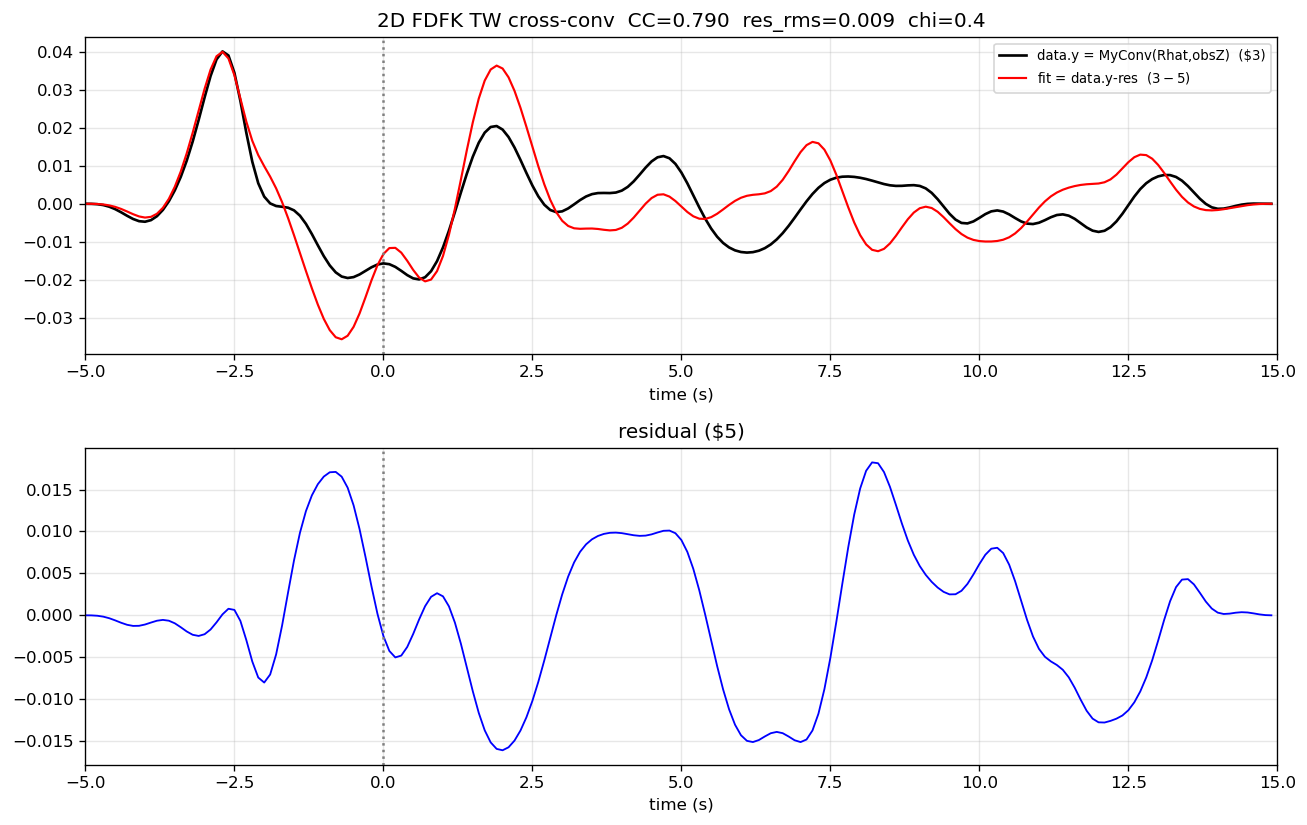

Recreate this plot in Python.
#!/usr/bin/env python3
"""
tw_2d_crossconv.py -- from FDFK2D 2D seismograms (seisx/seisz.su), extract a
station, post-process to the jinv TW window, and plot the cross-convolution
residual against observed, using the EXACT jinv MyConv/normalization chain.

Steps:
  1. Read 2D seisx.su/seisz.su (many receivers).
  2. Pick the receiver matching the station's x-position along the array.
  3. Auto-detect the S arrival (~30 s), decimate to 0.1 s, window -5..+15 s,
     apply polarity flips -> synthetic Z/R on the jinv grid.
  4. Window+taper obs at its S-arrival, normalize (amax).
  5. jinv chain: Zhat/Rhat (joint L2), data.y=MyConv(Rhat,obsZ),
     data.yp=MyConv(Zhat,obsR), residual=y-yp.
  6. Plot black=data.y, red=fit(=y-res), + residual.

USAGE:
  python3 tw_2d_crossconv.py \
      --seis_dir /home/yaoj/C++/FDFK2D/input_2d/seismograms \
      --obs_prefix /home/yaoj/C++/grid.jinv2024/grid-1/20150323045138_WB12 \
      --station_x_km 60 --model_x0_km -171 --model_x1_km 171 \
      --obs_arr 1070.35 --flip_z --flip_r
"""
import numpy as np, argparse
import matplotlib; matplotlib.use('Agg'); import matplotlib.pyplot as plt
from scipy.signal import butter, filtfilt

# jinv globals
MAXTW=20.0; TWPRE=5.0; DT=0.1
NN=int(round(MAXTW/DT)); TWPRE0=int(round(TWPRE/DT))+1; NTAP=int(round(0.5*TWPRE0))+1
def build_twtap():
    tap=np.ones(NN); r=0.5*(1-np.cos(np.linspace(0,np.pi,NTAP)))
    tap[:NTAP]=r; tap[NN-NTAP:]=r[::-1]; return tap
TWTAP=build_twtap()

def read_su(f):
    raw=open(f,'rb').read(); h=np.frombuffer(raw[:240],dtype='<i2'); ns=int(h[57])
    tb=240+ns*4; ntr=len(raw)//tb; d=np.zeros((ns,ntr),dtype=np.float32)
    for i in range(ntr):
        o=i*tb+240; d[:,i]=np.frombuffer(raw[o:o+ns*4],dtype='<f4')
    return d, ns, ntr

def read_sac(f):
    raw=open(f,'rb').read(); F=np.frombuffer(raw[:280],dtype='<f4'); I=np.frombuffer(raw[280:440],dtype='<i4')
    return float(F[0]),float(F[5]),int(I[9]),np.frombuffer(raw[632:632+int(I[9])*4],dtype='<f4').astype(float)

def decimate(tr, dt_in, dt_out=DT):
    fac=int(round(dt_out/dt_in)); b,a=butter(6,(0.5/dt_out)/(0.5/dt_in),btype='low')
    return filtfilt(b,a,tr)[::fac]

def detect_peak(zr, dt, search_after=2.0):
    e=np.abs(zr).copy(); e[:int(search_after/dt)]=0; return int(np.argmax(e))

def MyConv(a,b):
    c=np.convolve(a,b); return TWTAP*c[TWPRE0-1:NN+TWPRE0-1]

def window_taper_sac(fname, arr):
    dt,b,n,tmp=read_sac(fname); n0=int(round((arr-TWPRE-b)/dt))
    idx=np.clip(np.arange(n0,n0+NN),0,n-1); return TWTAP*tmp[idx]

def main():
    ap=argparse.ArgumentParser()
    ap.add_argument('--seis_dir',required=True,help='dir with seisx.su/seisz.su')
    ap.add_argument('--obs_prefix',required=True)
    ap.add_argument('--station_x_km',type=float,required=True,help='station x along array (km)')
    ap.add_argument('--model_x0_km',type=float,required=True,help='model left edge x (km)')
    ap.add_argument('--model_x1_km',type=float,required=True,help='model right edge x (km)')
    ap.add_argument('--obs_arr',type=float,default=1070.35)
    ap.add_argument('--flip_z',action='store_true')
    ap.add_argument('--flip_r',action='store_true')
    ap.add_argument('--sigma',type=float,default=0.02)
    ap.add_argument('--out',default='tw_2d_crossconv.png')
    a=ap.parse_args()

    X=read_su(f"{a.seis_dir}/seisx.su"); Z=read_su(f"{a.seis_dir}/seisz.su")
    (Xd,nsx,ntr)=X; (Zd,_,_)=Z
    dt_su=0.01
    # receiver index for the station x-position
    frac=(a.station_x_km-a.model_x0_km)/(a.model_x1_km-a.model_x0_km)
    ri=int(round(frac*(ntr-1))); ri=max(0,min(ri,ntr-1))
    print(f"station x={a.station_x_km} km -> receiver index {ri}/{ntr}")

    x=Xd[:,ri].astype(float); z=Zd[:,ri].astype(float)
    # decimate, detect S peak, window -5..+15
    xr=decimate(x,dt_su); zr=decimate(z,dt_su)
    i_arr=detect_peak(zr,DT); print(f"S arrival at t={i_arr*DT:.1f}s in trace")
    pre=int(round(TWPRE/DT)); start=i_arr-pre
    def cut(v):
        out=np.zeros(NN); s=max(start,0); e=min(start+NN,len(v)); out[s-start:s-start+(e-s)]=v[s:e]; return out
    sgnz=-1 if a.flip_z else 1; sgnr=-1 if a.flip_r else 1
    synZ=TWTAP*(sgnz*cut(zr)); synR=TWTAP*(sgnr*cut(xr))

    # obs
    obsZ=window_taper_sac(f"{a.obs_prefix}.z",a.obs_arr)
    obsR=window_taper_sac(f"{a.obs_prefix}.r",a.obs_arr)
    amax=np.max(np.abs(np.stack([obsZ,obsR]))); obsZ/=amax; obsR/=amax

    # jinv chain
    sd=np.sqrt(np.sum(synZ**2)+np.sum(synR**2)); Zhat=synZ/sd; Rhat=synR/sd
    data_y=MyConv(Rhat,obsZ); data_yp=MyConv(Zhat,obsR); res=data_y-data_yp
    fit=data_y-res
    tt=-TWPRE+np.arange(NN)*DT
    cc=np.corrcoef(data_y,fit)[0,1]; rms=np.sqrt(np.mean(res**2)); chi=rms/a.sigma

    fig,ax=plt.subplots(2,1,figsize=(11,7))
    ax[0].plot(tt,data_y,'k',lw=1.6,label='data.y = MyConv(Rhat,obsZ)  ($3)')
    ax[0].plot(tt,fit,'r',lw=1.3,label='fit = data.y-res  ($3-$5)')
    ax[0].axvline(0,color='gray',ls=':'); ax[0].set_xlim(-5,15)
    ax[0].set_title(f"2D FDFK TW cross-conv  CC={cc:.3f}  res_rms={rms:.3f}  chi={chi:.1f}")
    ax[0].set_xlabel('time (s)'); ax[0].legend(fontsize=8); ax[0].grid(alpha=0.3)
    ax[1].plot(tt,res,'b',lw=1.1); ax[1].axvline(0,color='gray',ls=':'); ax[1].set_xlim(-5,15)
    ax[1].set_title('residual ($5)'); ax[1].set_xlabel('time (s)'); ax[1].grid(alpha=0.3)
    plt.tight_layout(); plt.savefig(a.out,dpi=120,bbox_inches='tight')
    print(f"CC={cc:.3f} res_rms={rms:.3f} chi={chi:.1f} -> {a.out}")

if __name__=='__main__': main()
